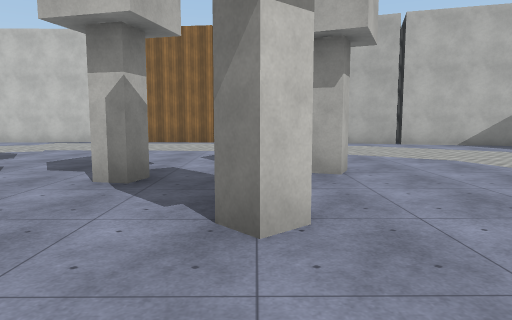
view 1 (above)

18 first-person views from a walk through a scene from a Unity 3-D project. The camera is 1.4 m above the floor, tilts 6° down and sees 70° across. The floor is counted in squares, 2 m on a side. Each view is taken from the middle of a square. On the plan, view 1 faces up. The plan holds only what a view shows up to about 11 squares ahead; the rest is blank. The place goes on beyond the plan. The player character is not drawn. Surface patterns are stand-ins for the level's own textures.

view 2
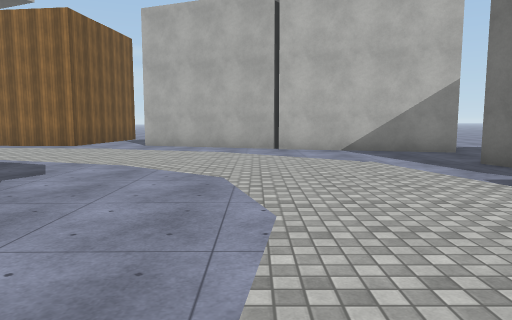

view 3
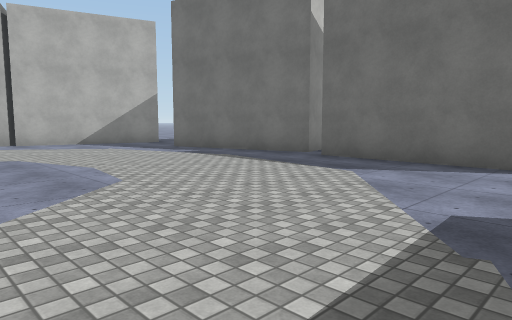

view 4
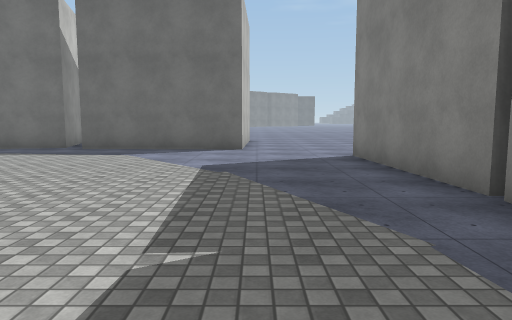

view 5
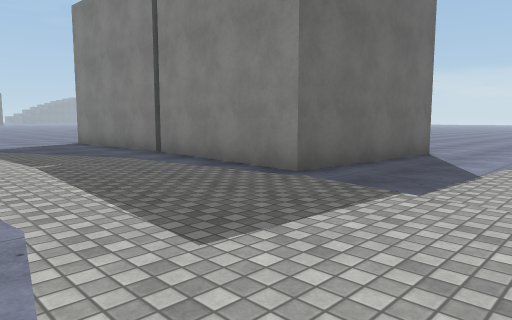

view 6
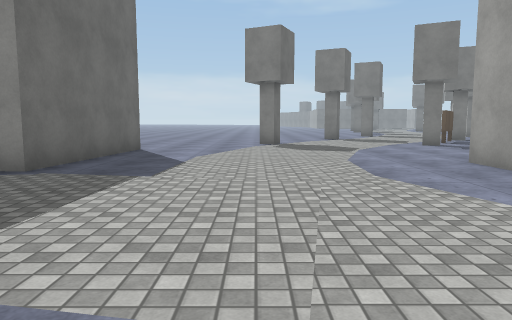

view 7
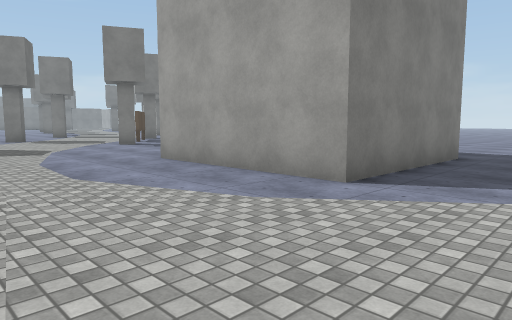

view 8
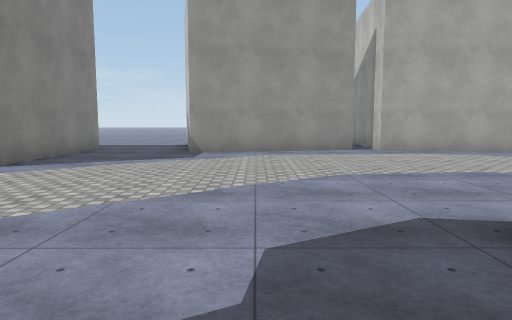

view 9
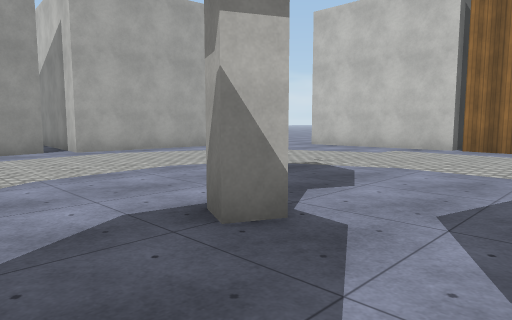

view 10
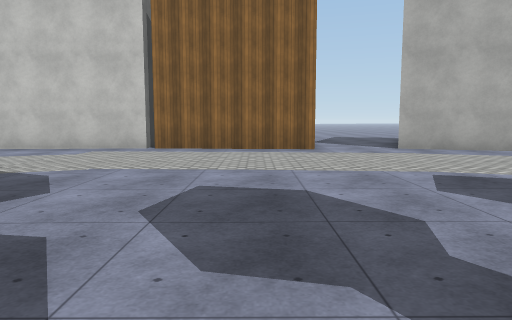

view 11
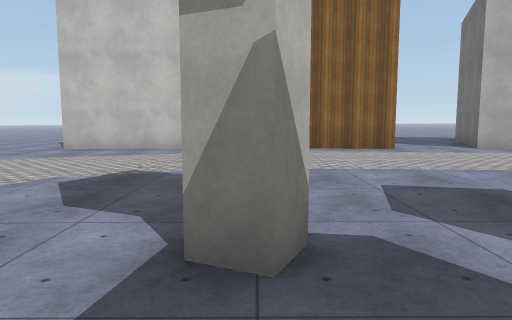

view 12
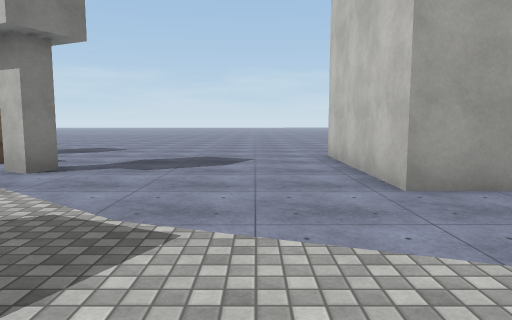

view 13
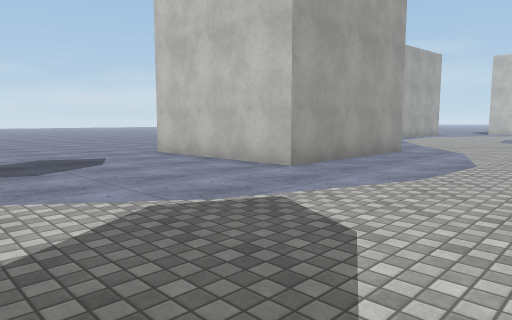

view 14
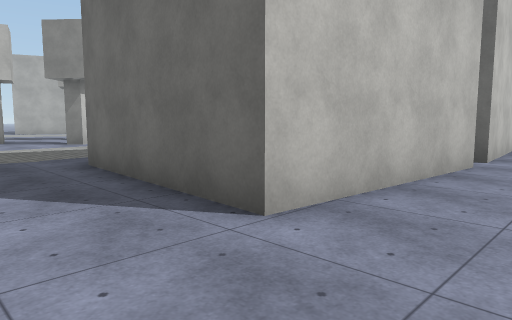

view 15
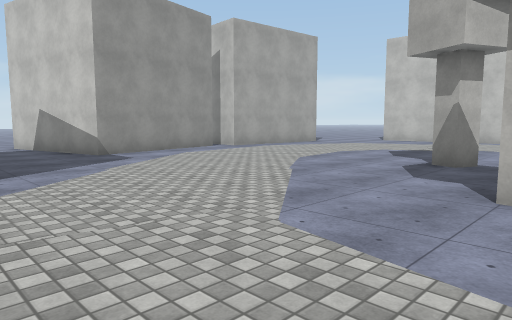

view 16
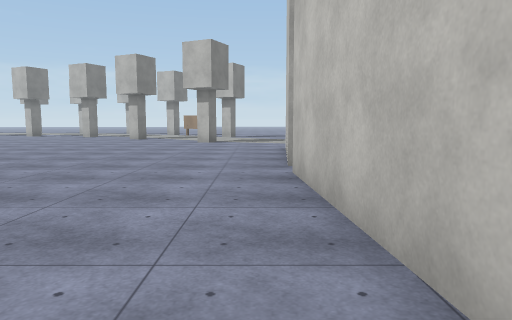

view 17
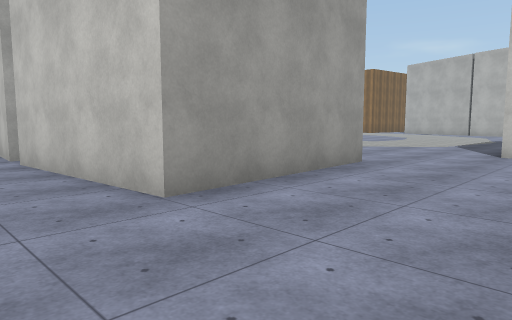

view 18
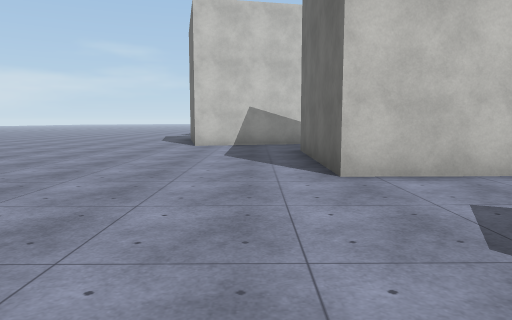

### Floor plan
Points are (right, up) in squares from view 1. A wall is a line through its corners. A room is listed if a view was taken in it or the views show most of it. See-through windows are left out.
Room 1 (views 1, 2, 3, 4, 5, 6, 7, 8, 9, 10, 11, 12, 13, 14, 15, 18)
walls: (-8.8, -0.3) (-8.8, -4.4) (-12.9, -4.4) (-12.9, -0.3) (-8.8, -0.3); (2.5, -3.3) (6.7, -3.1) (6.8, -4.5); (-12.5, 6.5) (-11.7, 2.4) (-15.6, 1.6); (2.1, -7.5) (-2.1, -7.2) (-1.8, -3) (2.4, -3.3); (-1.4, 13.1) (-5.7, 13.6); (8.4, -0.6) (8.5, 3.5); (-5.9, 13.6) (-10.1, 13.6); (8.9, 4.1) (7.8, 8.2); (-11.8, 10.8) (-12.1, 7.1); (4.7, 12.2) (4.4, 11.6); (7, -7.2) (2.7, -7.5); (8.6, 10.1) (0.6, 13.2)
ways out: opening at (-10.2, 11.5) to room 2; opening at (-1, 12.3) to room 2; opening at (7, -8.5) to room 2; opening at (8, -2.5) to room 2; opening at (8.5, 10) to room 2; gap at (9, 4) to room 2
objects: block (-11, -9) to (-10, -9); block (-5, 6); block (-4, 3) to (-3, 3); block (-2, 5); block (0, 3); block (1, 5)
Room 2 (views 16, 17)
walls: (10.1, 4.5) (8.9, 4.1); (9.7, -0.7) (8.4, -0.6); (6.8, -4.5) (7, -7.2); (0.6, 13.2) (1.3, 15.1)
ways out: opening at (-10.2, 11.5) to room 1; opening at (-1, 12.3) to room 1; opening at (7, -8.5) to room 1; opening at (8, -2.5) to room 1; opening at (8.5, 10) to room 1; gap at (9, 4) to room 1

Positions as (right, up) in squares from view 1, and headings:
1: (0, 0), facing up
2: (4, 2), facing up
3: (2, -1), facing up-right
4: (-1, -1), facing right
5: (-5, 1), facing down-right
6: (-5, 2), facing down
7: (-5, 2), facing down-left
8: (-3, 4), facing left
9: (-3, 4), facing up-left
10: (-3, 4), facing up
11: (-5, 4), facing up
12: (-5, -6), facing left
13: (-5, -9), facing up-left
14: (-4, -9), facing up-right
15: (-3, -1), facing up-left
16: (8, -8), facing left
17: (10, -9), facing up-left
18: (-14, -9), facing up
